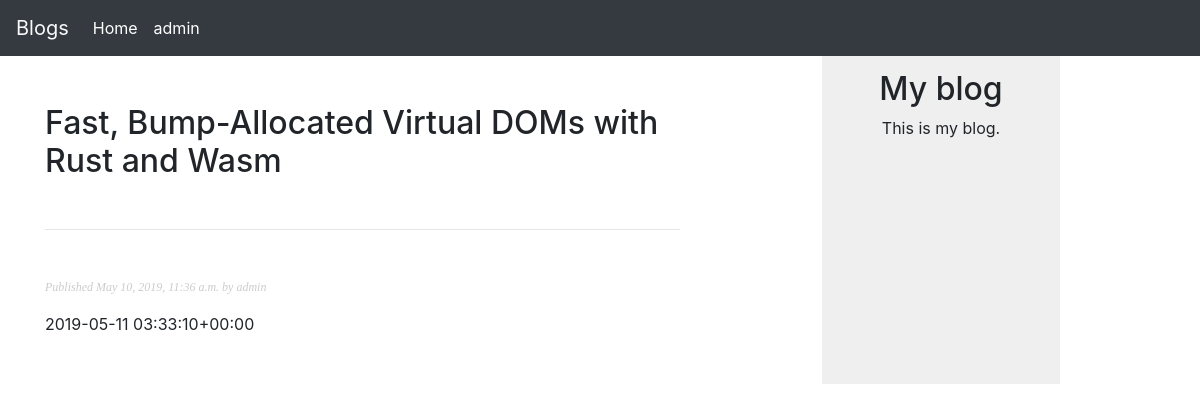
Page /blog/2019/5/10/fast-bump-allocated-virtual-doms-rust-and-wasm/ on the committed database.
### blog/models.py (models this page shows, shortened)
class Post(models.Model):
   STATUS_CHOICES = (
      ('draft', 'Draft'),
      ('published', 'Published'),
   )
   title = models.CharField(max_length=250)
   slug = models.SlugField(max_length=250, unique_for_date='publish')
   author = models.ForeignKey(User, on_delete=models.CASCADE, related_name='blog_posts')
   body = models.TextField()
   publish = models.DateTimeField(default=timezone.now)
   created = models.DateTimeField(auto_now_add=True)
   updated = models.DateTimeField(auto_now=True)
   status = models.CharField(max_length=10, choices=STATUS_CHOICES, default='draft')
   class Meta:
      ordering = ('-publish',)
   objects = models.Manager() # The default manager.
   published = PublishedManager() # Our custom manager.

### blog/views.py (the view)
# urls.py: path('<int:year>/<int:month>/<int:day>/<slug:post>/', views.post_detail, name='post_detail'),
def post_detail(request, year, month, day, post):
   post = get_object_or_404(Post, slug=post, publish__year=year, publish__month=month, publish__day=day)
   return render(request, 'blog/post/detail.html', {'post':post})

### blog/templates/blog/post/detail.html (shortened to what this page needs)
{% extends 'blog/base.html' %}
{% block content %}
   <h2 class="mb-5 mt-5">{{ post.title }}</h2>
   <hr class="mb-5">
   <div class="mb-5">
      <p class="date">Published {{ post.publish }} by {{ post.author }}</p>
      <p>{{ post.body|linebreaks }}</p>
   </div>
{% endblock content %}

### blog/static/css/blog.css (style rules this page uses)
body { margin:0; padding:0; font-family:helvetica, sans-serif; }
h2 { font-weight:normal; margin:30px 0 0; }
p.date { color:#ccc; font-family: georgia, serif; font-size: 12px; font-style: italic; }

### rows in the picture
Post: title "Fast, Bump-Allocated Virtual DOMs with Rust and Wasm", publish "May 10, 2019, 11:36 a.m.", author "admin", body "2019-05-11 03:33:10+00:00"
